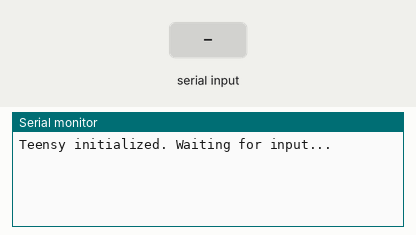
Recording of a program running on a simulated Teensy 4. Parts: the last lines printed to the serial monitor. Inputs (shaded band) come from the test bench.

Above: at 1.2 s.
1.3 s: "90,45\n" received over Serial
At 2.5 s:
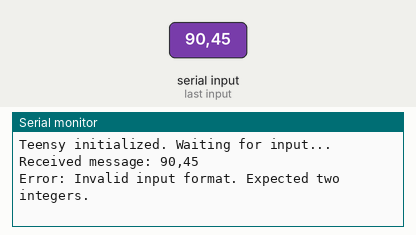
2.8 s: "2\n" received over Serial
At 3.6 s:
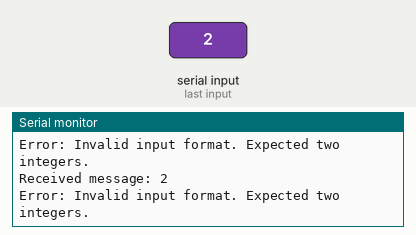
4.3 s: "90 45\n" received over Serial
At 4.8 s:
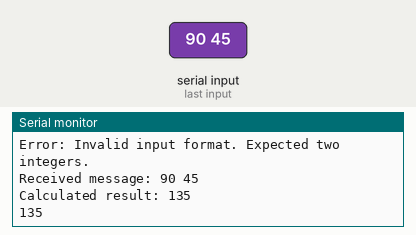

The program:

main.cpp
```cpp
#include <Arduino.h>

void setup()
{
  Serial.begin(9600);
  while (!Serial)
  {
    ; // wait for serial port to connect. Needed for native USB
  }

  Serial.println("Teensy initialized. Waiting for input...");
}

int myFunction(int x, int y)
{
  return x + y; // Example calculation
}

void loop()
{
  if (Serial.available() > 0)
  {
    // Read the incoming message
    String message = Serial.readStringUntil('\n');
    Serial.print("Received message: ");
    Serial.println(message);

    // Parse the message to extract the two integers
    int x, y;
    int paramsParsed = sscanf(message.c_str(), "%d %d", &x, &y);

    if (paramsParsed == 2)
    {
      // Calculate the result
      int result = myFunction(x, y);
      Serial.print("Calculated result: ");
      Serial.println(result);

      // Send the result back to the API
      String response = String(result);
      Serial.println(response);
    }
    else
    {
      String error = "Error: Invalid input format. Expected two integers.";
      Serial.println(error);
    }
  }
}
```

Measured:
- after the input at 1.3 s, the serial monitor: prints a new line at once (image 1)
- after the input at 2.8 s, the serial monitor: prints a new line at once (image 2)
- after the input at 4.3 s, the serial monitor: prints a new line at once (image 3)
